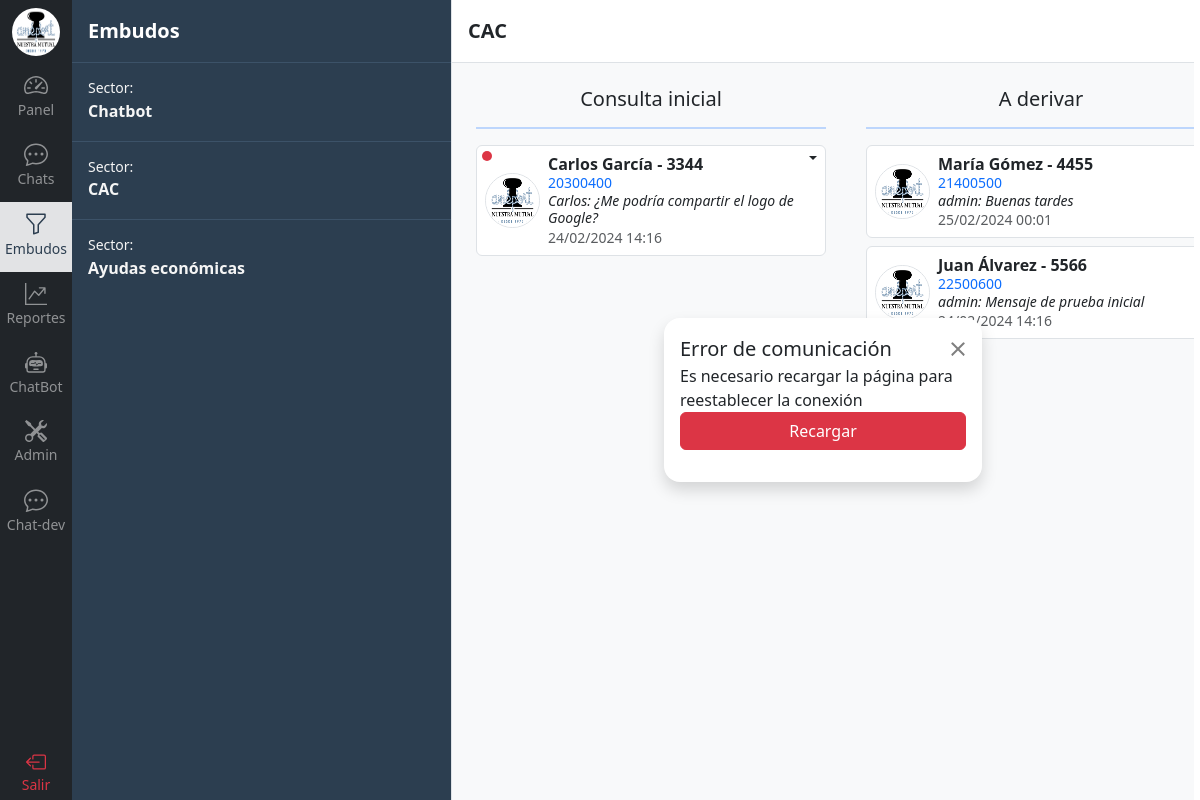
Before: /contacto/embudo/2/ (signed in) with the older database file.
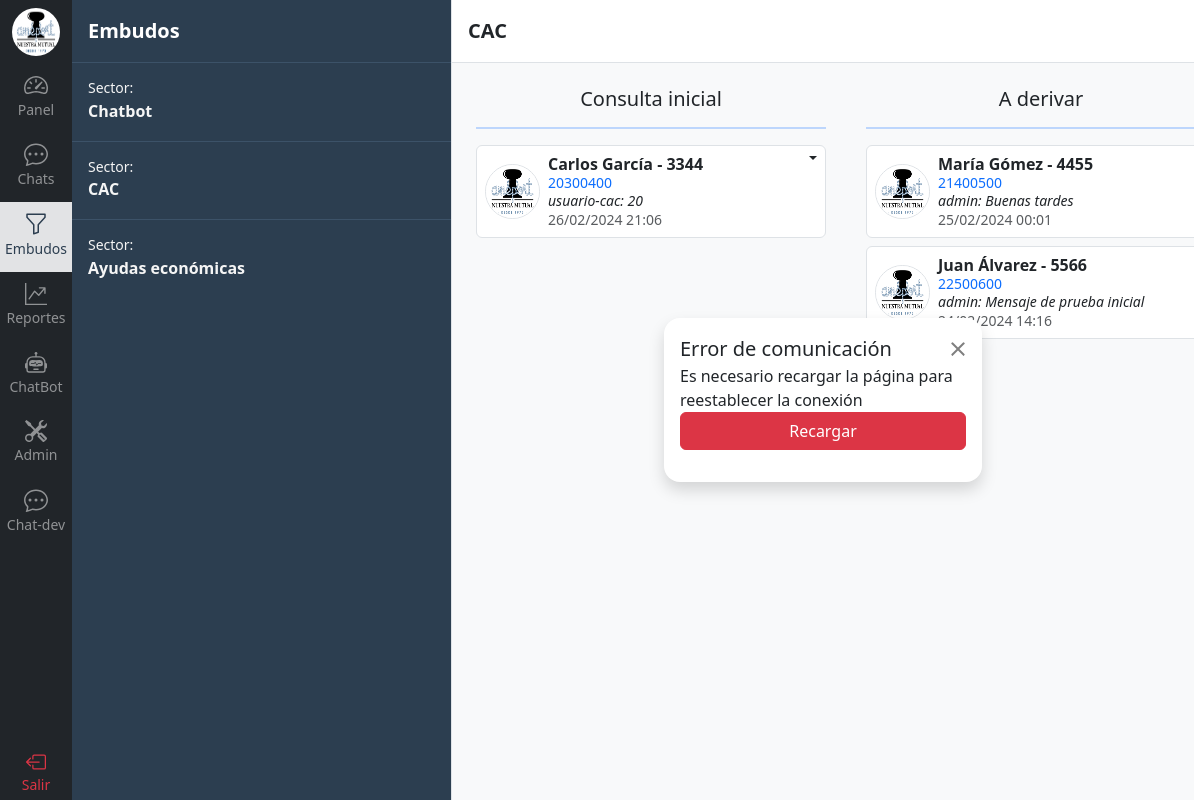
After: the same page with the newer database file.
### chat/models.py (models this page shows, shortened)
class Sector(models.Model):
    nombre = models.CharField(max_length=100)
    def __str__(self):
        return self.nombre
    class Meta:
        verbose_name_plural = 'Sectores'

class SectorTarea(models.Model):
    sector = models.ForeignKey(Sector, on_delete=models.CASCADE)
    nombre = models.CharField(max_length=100)
    activo = models.BooleanField(default=True)  # Para que no se pierda las asignadas a un mensaje anterior si sacan una tarea
    orden = models.PositiveIntegerField(null=True, blank=True)
    def __str__(self):
        return self.nombre
    class Meta:
        verbose_name_plural = 'Sectores tareas'

class ContactoTarea(models.Model):
    contacto_integracion = models.ForeignKey(ContactoIntegracion, related_name='contacto_tareas', on_delete=models.CASCADE)
    sector_tarea = models.ForeignKey(SectorTarea, on_delete=models.CASCADE)
    usuario = models.ForeignKey(Usuario, on_delete=models.CASCADE, null=True)
    fecha_hora = models.DateTimeField(auto_now_add=True)
    class Meta:
        verbose_name_plural = 'Contactos tareas'

class ContactoIntegracion(models.Model):
    contacto = models.ForeignKey(Contacto, related_name='contacto_integraciones', on_delete=models.CASCADE)
    integracion = models.ForeignKey(Integracion, on_delete=models.CASCADE)
    class Meta:
        verbose_name_plural = 'Contactos integraciones'

class Contacto(models.Model):
    nombre = models.CharField(max_length=100, null=True)
    apellido = models.CharField(max_length=100, null=True)
    dni = models.CharField(max_length=11, null=True)
    telefono = models.CharField(max_length=30)
    email = models.EmailField(max_length=60, null=True)
    empresa = models.CharField(max_length=100, null=True)
    nro_socio = models.PositiveIntegerField(null=True)

class Mensaje(models.Model):
    contacto_integracion = models.ForeignKey(ContactoIntegracion, related_name='mensajes', on_delete=models.CASCADE)
    usuario = models.ForeignKey(Usuario, related_name='mensajes', on_delete=models.CASCADE, blank=True, null=True)
    contenido = models.TextField()
    id_integracion = models.CharField(max_length=36, null=True, blank=True)  # ID del mensaje de la integración para citarlo
    mensaje_citado = models.ForeignKey('self', related_name='mensajes_citados', on_delete=models.CASCADE, blank=True, null=True)
    recibido = models.DateTimeField(null=True)  # Verificar con la API
    leido = models.DateTimeField(null=True)  # Verificar con la API
    fecha_hora = models.DateTimeField(auto_now_add=True)
    class Meta:
        ordering = ('fecha_hora',)
        verbose_name_plural = 'Mensajes'

### usuario/models.py (models this page shows)
class Usuario(AbstractUser):
    perfil = models.ForeignKey(Perfil, related_name="usuarios",on_delete=models.CASCADE, null=True, blank=True)
    class Meta:
        verbose_name_plural = 'Usuarios'
    def __str__(self):
        return self.username
    def sectores_permitidos(self):
        if self.perfil:
            return self.perfil.perfiles_sectores.first().sectores.all()

### chat/views.py (the view)
# urls.py: path('embudo/<int:id>/', views.embudo, name='embudo'),
@login_required
def embudo(request, id):
    sector = get_object_or_404(Sector, id=id)
    sectores_permitidos = request.user.sectores_permitidos()
    if not sector in sectores_permitidos:
        return render(request, 'restringido.html',)
    sector_tareas = SectorTarea.objects.filter(sector=sector).prefetch_related('contactotarea_set__contacto_integracion__mensajes').all().order_by('orden')
    '''
    # ¿Mejora la performance si se obtiene el último mensaje en la vista en lugar de pasarle todos los mensajes al template?
    # Agregar el último mensaje a cada Contacto
    for sector_tarea in sector_tareas:
        for contacto_tarea in sector_tarea.contactotarea_set.all():
            last_message = contacto_tarea.contacto.messages.order_by('-fecha_hora').first()
            contacto_tarea.last_message = last_message
    '''
    context = {'embudo': sector, 'embudos': sectores_permitidos, 'sector_tareas': sector_tareas, 'debug': DEBUG}
    return render(request, 'chat/embudos.html', context)

### templates/chat/embudos.html (shortened to what this page needs)
{% extends 'base.html' %}
{% load static %}
{% load humanize %}
{% block content %}
{% include 'navbar.html' %}
<div class="d-flex flex-column align-items-stretch flex-shrink-0 bg-union border-end scroll-union" style="width: 380px;">
    <div href="/" class="d-flex align-items-center flex-shrink-0 p-3 link-body-emphasis text-decoration-none border-bottom border-union">
      <span class="fs-5 fw-semibold text-white">Embudos</span>
    </div>
    <div class="list-group list-group-flush overflow-y-scroll h-100">
      {% for embudo in embudos %}
        <a href="{% url 'contacto:embudo' embudo.id %}" class="list-group-item card-union py-3 lh-sm">
          <div class="col-10 mb-1 small">Sector:</div>
          <div class="d-flex w-100 align-items-center justify-content-between">
            <strong class="mb-1">{{ embudo.nombre }} </strong>
          </div>
        </a>
      {% endfor %}
    </div>
</div>
{% if embudo %}
  {% include 'chat/components/embudo_por_tarea.html' %}
{% else %}
  <div class="flex-grow-1 d-flex align-items-center justify-content-center bg-body-tertiary">
    <p class="text-secondary">Seleccione un embudo para ver los mensajes</p>
  </div>
{% endif %}
{% endblock %}

### templates/base.html (shortened to what this page needs)
{% load static %}
<!DOCTYPE html>
<html>
    <head>
        <link rel="stylesheet" href="{% static 'libs/bootstrap/bootstrap.min.css' %}">
        <link rel="stylesheet" href="{% static 'css/style.css' %}">
    </head>
    <body class="d-flex vh-100 vw-100">
        {% block content %}
        {% endblock %}
    </body>
</html>

### templates/navbar.html (shortened to what this page needs)
{% load static %}
<div class="d-flex flex-column flex-shrink-0 bg-dark" style="width: 4.5rem;">
    <a href="/" class="d-flex justify-content-center align-items-center link-body-emphasis text-decoration-none" data-bs-toggle="tooltip" data-bs-placement="right" data-bs-original-title="Icon-only" style="height: 63px">
      <img src="{% static 'img/logo.png' %}" alt="ameport_logo" width="48" height="48" class="rounded-circle">
    </a>
    <ul class="nav nav-pills nav-flush flex-column mb-auto text-center w-100">
      <li class="nav-item w-100">
        <a href="/" class="nav-link px-0 rounded-0" aria-current="page" data-bs-toggle="tooltip" data-bs-placement="right" aria-label="Home" data-bs-original-title="Home">
          <p class="mb-1 text-white-50"><small>Panel</small></p>
        </a>
      </li>
      <li class="nav-item w-100">
        <a href="{% url 'contacto:chats' %}" class="nav-link px-0 rounded-0 {% if 'contacto/chat/' in request.path %} bg-secondary-subtle text-union {% else %} text-white-50 {% endif %}" data-bs-toggle="tooltip" data-bs-placement="right" aria-label="Dashboard" data-bs-original-title="Dashboard">
          <p class="mb-1"><small>Chats</small></p>
        </a>
      </li>
      <li class="nav-item w-100">
        <a href="{% url 'contacto:embudos' %}" class="nav-link px-0 rounded-0 {% if 'contacto/embudo' in request.path %} bg-secondary-subtle text-union {% else %} text-white-50 {% endif %}" data-bs-toggle="tooltip" data-bs-placement="right" aria-label="Orders" data-bs-original-title="Orders">
          <p class="mb-1"><small>Embudos</small></p>
        </a>
      </li>
      <li class="nav-item w-100">
        <a href="{% url 'reportes' %}" class="nav-link px-0 rounded-0 {% if 'reportes' in request.path %} bg-secondary-subtle text-union {% else %} text-white-50 {% endif %}" data-bs-toggle="tooltip" data-bs-placement="right" aria-label="Products" data-bs-original-title="Products">
          <p class="mb-1"><small>Reportes</small></p>
        </a>
      </li>
      <li class="nav-item w-100">
        <a href="{% url 'drawflow' %}" class="nav-link px-0 rounded-0 {% if 'drawflow' in request.path %} bg-secondary-subtle text-union {% else %} text-white-50 {% endif %}" data-bs-toggle="tooltip" data-bs-placement="right" aria-label="Customers" data-bs-original-title="Customers">
          <p class="mb-1"><small>ChatBot</small></p>
        </a>
      </li>
      <li class="nav-item w-100">
        <a href="{% url 'administracion' %}" class="nav-link px-0 rounded-0 {% if 'administracion' in request.path %} bg-secondary-subtle text-union {% else %} text-white-50 {% endif %}" data-bs-toggle="tooltip" data-bs-placement="right" aria-label="Customers" data-bs-original-title="Customers">
          <p class="mb-1"><small>Admin</small></p>
        </a>
      </li>
      <li class="nav-item w-100">
        <a href="{% url 'contacto:chats-dev' %}" class="nav-link px-0 rounded-0 {% if 'contacto/chat-dev' in request.path %} bg-secondary-subtle text-union {% else %} text-white-50 {% endif %}" data-bs-toggle="tooltip" data-bs-placement="right" aria-label="Customers" data-bs-original-title="Customers">
          <p class="mb-1"><small>Chat-dev</small></p>
        </a>
      </li>
    </ul>
    <div class="">
      <a href="{% url 'logout' %}" class="nav-link d-flex flex-column justify-content-center align-items-center px-0 rounded-0" data-bs-toggle="tooltip" data-bs-placement="right" aria-label="Customers" data-bs-original-title="Customers">
        <p class="mb-1 text-danger"><small>Salir</small></p>
      </a>
    </div>
  </div>

### templates/chat/components/embudo_por_tarea.html (shortened to what this page needs)
{% load static %}
{% load humanize %}
<div class="d-flex flex-column bg-body-tertiary position-relative">
    <div class="d-flex align-items-center gap-3 text-decoration-none p-3 border-bottom bg-white" style="height: 63px">
      <div>
        <h5 class="m-0 fs-5 fw-semibold">{{ embudo.nombre }}</h5>
      </div>
    </div>
    <div class="d-flex p-2 gap-2 bg-body-tertiary overflow-auto" data-sector="{{ embudo.id }}" style="width: calc(100vw - 458px); height: calc(100vh - 63px);">
        {% for sector_tarea in sector_tareas %}
        <div class="d-flex flex-column p-3">
            <h5 class="text-center m-0">{{ sector_tarea }}</h5>
            <hr class="border-primary border-2">
            <div class="d-flex flex-column gap-2" style="width: 350px;" data-sector_tarea="{{ sector_tarea.id }}">
                {% for contacto_tarea in sector_tarea.contactotarea_set.all %}
                    {% with contacto_integracion=contacto_tarea.contacto_integracion %}
                        <div class="usi-card d-flex gap-2 bg-white lh-sm border rounded position-relative" data-contacto="{{ contacto_integracion.id }}">
                            <a href="{% url 'contacto:chat' contacto_integracion.id %}" class="d-flex gap-2 list-group-item p-2 position-relative w-100" data-slug>
                                <div class="d-flex justify-content-center align-items-center position-relative">
                                    <img src="{% static 'img/logo.png' %}" alt="mdo" width="55" height="55" class="rounded-circle border" data-thumbnail>
                                </div>
                                <div class="w-100">
                                    <div class="d-flex justify-content-between">
                                        <div class="d-flex flex-column pe-2">
                                            {% if contacto_integracion.contacto.nombre %}
                                            <strong data-cabecera>{{ contacto_integracion.contacto.nombre }} {{ contacto_integracion.contacto.apellido}} - {{ contacto_integracion.contacto.nro_socio }}</strong>
                                            {% else %}
                                            <strong data-cabecera>{{ contacto_integracion.contacto.telefono }}</strong>
                                            {% endif %}
                                            <small class="text-primary" data-dni>{{ contacto_integracion.contacto.dni }}</small>
                                        </div>
                                    </div>
                                    {% with ultimo_mensaje=contacto_integracion.mensajes.last %}
                                    {% if not ultimo_mensaje.usuario %}
                                        <div style="width: 10px; height: 10px; top:5px; left:5px;" class="bg-danger rounded-circle position-absolute" data-no_leido></div>
                                    {% endif %}
                                    <div class="col-12">
                                        <p class="mb-0 small fst-italic" >
                                            <span data-usuario>
                                                {% if ultimo_mensaje.usuario %}
                                                    {{ ultimo_mensaje.usuario }}:
                                                {% else %}
                                                    {{ contacto_integracion.contacto.nombre }}:
                                                {% endif %}
                                            </span>
                                            <span data-mensaje>{{ ultimo_mensaje.contenido|truncatechars:50 }}</span>
                                        </p>
                                        <small class="text-body-secondary flex-end" data-fecha>
                                            {% now "d/m/Y" as todays_date %}
                                            {% if todays_date == ultimo_mensaje.fecha_hora|date:"d/m/Y" %}
                                                {{ ultimo_mensaje.fecha_hora|date:"d/m/Y H:i" }}
                                            {% else %}
                                                {{ ultimo_mensaje.fecha_hora|date:"d/m/Y H:i" }}
                                            {% endif %}
                                        </small>
                                    </div>
                                    {% endwith %}
                                </div>
                            </a>
                            <div class="dropdown position-absolute top-0 end-0">
                                <button class="btn py-0 px-2 dropdown-toggle" type="button" data-bs-toggle="dropdown" aria-expanded="false" style="border: none !important; outline: none;"></button>
                            </div>
                        </div>
                    {% endwith %}
                {% endfor %}
            </div>
        </div>
        {% endfor %}
    </div>
    <div id="box-error" class="modal-dialog position-absolute z-3 d-flex d-none" role="document" style="width: 350px; top: 50%; left: 50%; transform: translate(-50%, -50%);">
        <div class="modal-content rounded-4 shadow bg-white m-3 p-3" >
            <div class="modal-header border-bottom-0">
            <h1 class="modal-title fs-5">Error de comunicación</h1>
            <button type="button" class="btn-close" data-bs-close="modal"></button>
            </div>
            <div class="modal-body py-0">
            </div>
            <div class="modal-footer flex-column align-items-stretch w-100 gap-2 pb-3 border-top-0">
            <a href="{{ request.path }}" class="btn btn-danger">Recargar</a>
            </div>
        </div>
    </div>
</div>

### static/css/style.css (style rules this page uses)
:root { --primary-color: rgb(44, 62, 80); --primary-hover-color: #3c5268; --primary-light-color: rgb(80, 107, 133); --secondary-color: #FFFFFF; --secondary-light-color: #dee2e7; }
.usi-card { width: 350px; }
.bg-union { background-color: var(--primary-color); color: #f5f5f5; }
.text-union { color: var(--primary-color); }
.card-union { background-color: var(--primary-color); color: #f5f5f5; }
.list-group-item { border-color: var(--primary-hover-color); }
.border-union { border-bottom-color: var(--primary-hover-color) !important; }

Changed rows visible on the page:
no longer on this page (row unchanged): Mensaje: contenido "¿Me podría compartir el logo de Google?", fecha_hora "24/02/2024 14:16"
shown differently, row unchanged: ContactoTarea "Carlos": contacto_integracion.contacto.nombre "Carlos" → (not shown)
added Mensaje: usuario "usuario-cac", contenido "20", fecha_hora "26/02/2024 21:06"
